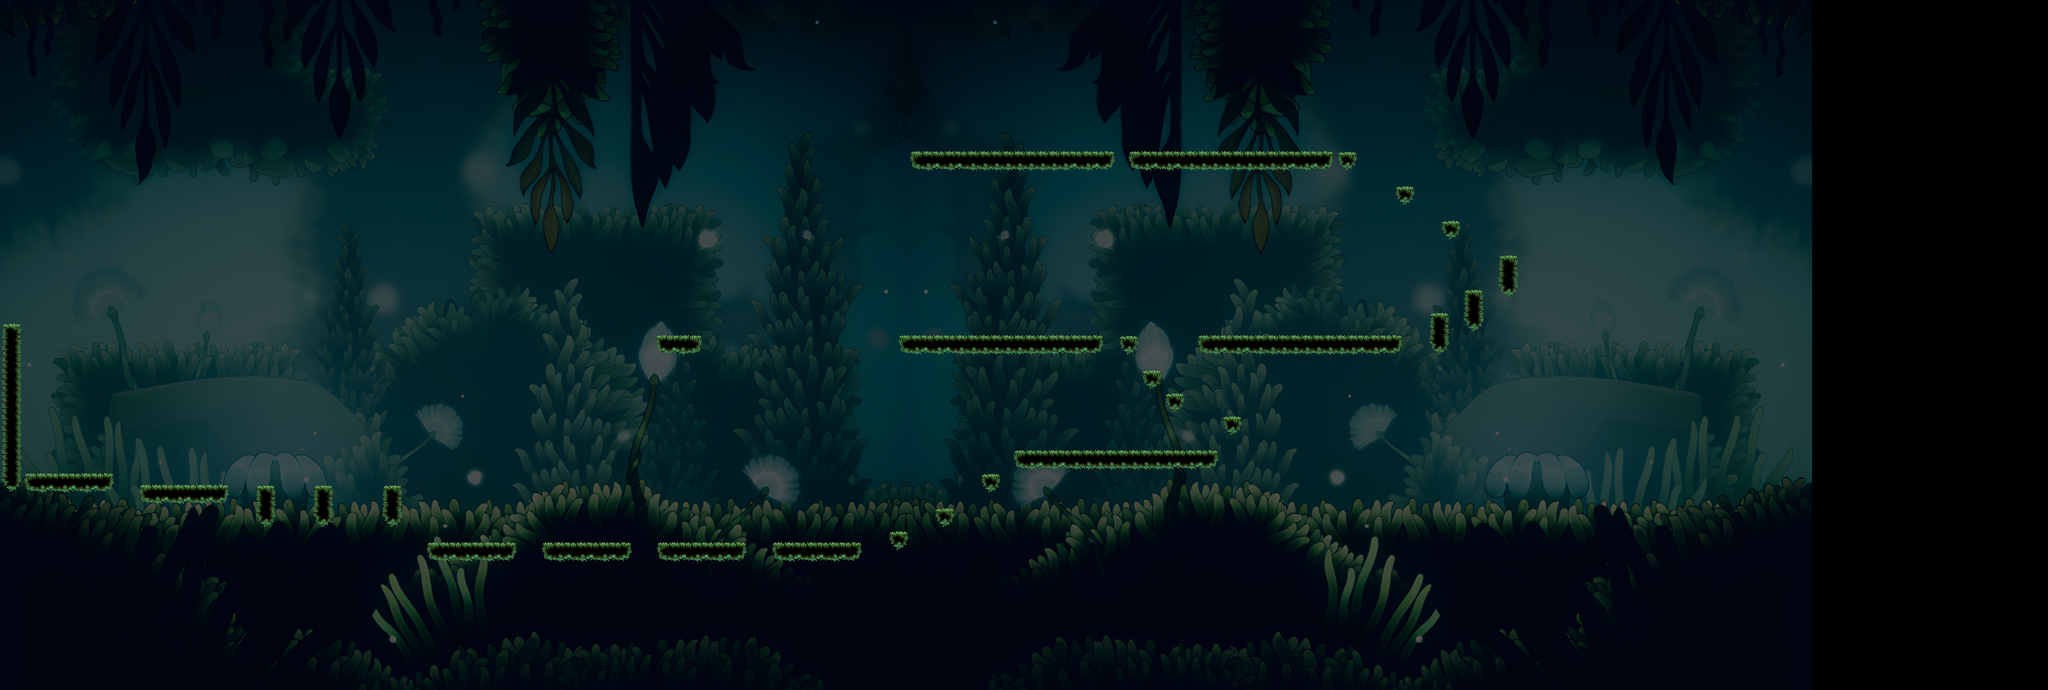

Rendered tile map (Tiled .tmx) drawn with the repository's tilesets; below, a short description and the map source with its tile grids summarised:
An orthogonal 178x60 tile map with 32x32 px tiles, 1 tile layer (Tile Layer 1), 6 tilesets, 3 image layers and 15 objects (10x BetterSlime, 2x Slime, DeathTrigger, Player, NPC).

<map version="1.8" tiledversion="1.8.0" orientation="orthogonal" renderorder="right-down" width="178" height="60" tilewidth="32" tileheight="32" infinite="0" nextlayerid="8" nextobjectid="19">
 <tileset firstgid="1" name="resized" tilewidth="32" tileheight="32" tilecount="196" columns="14">
  <image source="../sprites/tiles/resized.png" width="448" height="448" />
 </tileset>
 <tileset firstgid="197" name="platformresized" tilewidth="32" tileheight="32" tilecount="64" columns="8">
  <image source="../sprites/tiles/platformresized.png" width="256" height="256" />
 </tileset>
 <tileset firstgid="261" name="spritesheet" tilewidth="512" tileheight="512" tilecount="80" columns="20">
  <image source="../sprites/player/spritesheet.png" width="10240" height="2048" />
 </tileset>
 <tileset firstgid="341" name="npc" tilewidth="512" tileheight="512" tilecount="80" columns="20">
  <image source="../sprites/player/npc.png" width="10240" height="2048" />
 </tileset>
 <tileset firstgid="421" name="empty" tilewidth="16" tileheight="16" tilecount="1" columns="1">
  <image source="../sprites/UI/empty.png" width="16" height="16" />
 </tileset>
 <tileset firstgid="422" name="orangeslime" tilewidth="510" tileheight="410" tilecount="30" columns="30">
  <image source="../sprites/ai/boss.png" width="15300" height="410" />
 </tileset>
 <imagelayer id="2" name="bg" opacity="0.7">
  <image source="svquS7ol_4x.jpg" width="2520" height="2000" />
 </imagelayer>
 <imagelayer id="3" name="bgl" opacity="0.7" offsetx="2520" offsety="0">
  <image source="mirror.jpg" width="2520" height="2000" />
 </imagelayer>
 <imagelayer id="4" name="bgr" opacity="0.7" offsetx="-2520" offsety="0">
  <image source="mirror.jpg" width="2520" height="2000" />
 </imagelayer>
 <objectgroup id="6" name="Death">
  <object id="3" type="DeathTrigger" gid="421" x="-1477.7" y="1842" width="6802.67" height="231.818" />
 </objectgroup>
 <layer id="1" name="Tile Layer 1" width="178" height="60">
  <data>[10680 cells, 402 non-empty, 44 distinct tile ids]</data>
 </layer>
 <objectgroup id="7" name="ai">
  <object id="4" type="BetterSlime" gid="422" x="529" y="1274" width="102" height="82">
   <properties>
    <property name="p1" type="float" value="390" />
    <property name="p2" type="float" value="630" />
   </properties>
  </object>
  <object id="5" type="Slime" gid="422" x="1279" y="1397" width="102" height="84">
   <properties>
    <property name="ms" type="float" value="4" />
    <property name="p1" type="float" value="1200" />
    <property name="p2" type="float" value="1420" />
   </properties>
  </object>
  <object id="6" type="BetterSlime" gid="422" x="1519" y="1399" width="102" height="84">
   <properties>
    <property name="ms" type="float" value="3" />
    <property name="p1" type="float" value="1510" />
    <property name="p2" type="float" value="1750" />
   </properties>
  </object>
  <object id="7" type="BetterSlime" gid="422" x="1859" y="1401" width="102" height="84">
   <properties>
    <property name="ms" type="float" value="6" />
    <property name="p1" type="float" value="1840" />
    <property name="p2" type="float" value="2050" />
   </properties>
  </object>
  <object id="8" type="BetterSlime" gid="422" x="2223" y="1407" width="102" height="84">
   <properties>
    <property name="p1" type="float" value="2160" />
    <property name="p2" type="float" value="2340" />
   </properties>
  </object>
  <object id="9" type="Slime" gid="422" x="3422.33" y="910.333" width="102" height="84">
   <properties>
    <property name="ms" type="float" value="10" />
    <property name="p1" type="float" value="3340" />
    <property name="p2" type="float" value="3900" />
   </properties>
  </object>
  <object id="11" type="BetterSlime" gid="422" x="3687.67" y="907.333" width="102" height="84">
   <properties>
    <property name="ms" type="float" value="10" />
    <property name="p1" type="float" value="3340" />
    <property name="p2" type="float" value="3900" />
   </properties>
  </object>
  <object id="12" type="BetterSlime" gid="422" x="3576.27" y="312.545" width="102" height="84">
   <properties>
    <property name="ms" type="float" value="10" />
    <property name="p1" type="float" value="2699" />
    <property name="p2" type="float" value="3500" />
   </properties>
  </object>
  <object id="15" type="BetterSlime" gid="422" x="3297.48" y="321.636" width="102" height="84">
   <properties>
    <property name="ms" type="float" value="10" />
    <property name="p1" type="float" value="2699" />
    <property name="p2" type="float" value="3500" />
   </properties>
  </object>
  <object id="16" type="BetterSlime" gid="422" x="2997.48" y="348.909" width="102" height="84">
   <properties>
    <property name="ms" type="float" value="10" />
    <property name="p1" type="float" value="2699" />
    <property name="p2" type="float" value="3500" />
   </properties>
  </object>
  <object id="17" type="BetterSlime" gid="422" x="2767.18" y="333.758" width="102" height="84">
   <properties>
    <property name="ms" type="float" value="10" />
    <property name="p1" type="float" value="2699" />
    <property name="p2" type="float" value="3500" />
   </properties>
  </object>
  <object id="18" type="BetterSlime" gid="422" x="2579.3" y="333.758" width="102" height="84">
   <properties>
    <property name="ms" type="float" value="10" />
    <property name="p1" type="float" value="2699" />
    <property name="p2" type="float" value="3500" />
   </properties>
  </object>
 </objectgroup>
 <objectgroup id="5" name="char">
  <object id="1" type="Player" gid="261" x="2848" y="1184" width="128" height="128" />
  <object id="2" type="NPC" gid="341" x="-602.75" y="62.5833" width="21" height="21" />
 </objectgroup>
</map>